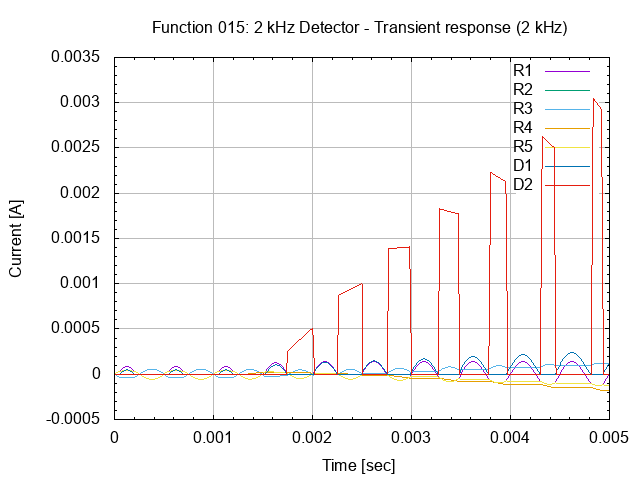

Recreate this plot in gnuplot.
# setup terminal
set term png

# setup graph
set output "26.015.00.02.01.02.png"
set title "Function 015: 2 kHz Detector - Transient response (2 kHz)"

# setup Y-axis
set grid ytics lt 1 lw 1 lc rgb "#bbbbbb"
set mytics
set ylabel "Current [A]"

# setup X-axis
set grid xtics lt 1 lw 1 lc rgb "#bbbbbb"
set mxtics
set xrange [0:0.005]
set xlabel "Time [sec]"

# setup plot style
set style data lines
plot '26.015.00.02.01.dat' using 1:2 title "R1", \
     '26.015.00.02.01.dat' using 1:3 title "R2", \
     '26.015.00.02.01.dat' using 1:4 title "R3", \
     '26.015.00.02.01.dat' using 1:5 title "R4", \
     '26.015.00.02.01.dat' using 1:6 title "R5", \
     '26.015.00.02.01.dat' using 1:7 title "D1", \
     '26.015.00.02.01.dat' using 1:8 title "D2"

# set output back to default
set output

# reset terminal type
set terminal pop
